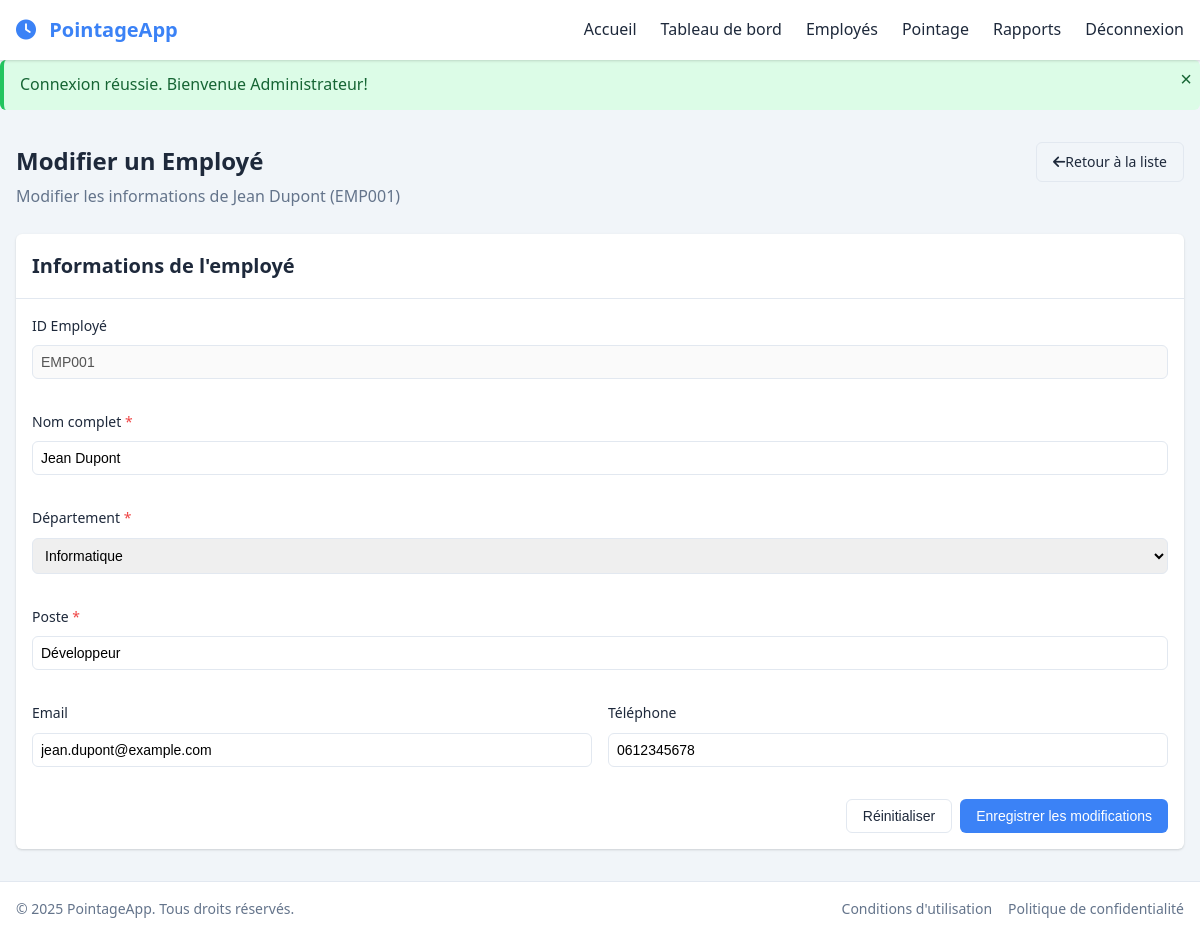
The page /employee-edit.php?id=1 (signed in) on the database its author committed.
### tables this page shows
CREATE TABLE employees (
        id INTEGER PRIMARY KEY AUTOINCREMENT,
        employee_id TEXT NOT NULL UNIQUE,
        name TEXT NOT NULL,
        department TEXT NOT NULL,
        position TEXT NOT NULL,
        email TEXT,
        phone TEXT,
        created_at TIMESTAMP DEFAULT CURRENT_TIMESTAMP
    );

### employee-edit.php (the view, shortened to what this page needs)
<?php
require_once 'config/database.php';
$employeeId = (int)$_GET['id'];
$stmt = $pdo->prepare("SELECT * FROM employees WHERE id = ?");
$stmt->execute([$employeeId]);
$employee = $stmt->fetch();
$stmt = $pdo->query("SELECT DISTINCT department FROM employees ORDER BY department");
$departments = $stmt->fetchAll(PDO::FETCH_COLUMN);
?>
<!DOCTYPE html>
<html lang="fr">
<head>
    <link rel="stylesheet" href="assets/css/style.css">
    <link rel="stylesheet" href="https://cdnjs.cloudflare.com/ajax/libs/font-awesome/6.4.0/css/all.min.css">
</head>
<body>
    <div class="container">
        <?php include 'includes/header.php'; ?>
        <main>
            <section class="page-header">
                <div class="header-content">
                    <h1>Modifier un Employé</h1>
                    <p>Modifier les informations de <?php echo $employee['name']; ?> (<?php echo $employee['employee_id']; ?>)</p>
                </div>
                <div class="header-actions">
                    <a href="employees.php" class="btn btn-outline">
                        <i class="fas fa-arrow-left"></i> Retour à la liste
                    </a>
                </div>
            </section>
            <section class="form-section">
                <div class="card">
                    <div class="card-header">
                        <h3>Informations de l'employé</h3>
                    </div>
                    <div class="card-body">
                        <form method="POST" action="" class="form">
                            <div class="form-row">
                                <div class="form-group">
                                    <label for="employee_id">ID Employé</label>
                                    <input type="text" id="employee_id" value="<?php echo $employee['employee_id']; ?>" readonly disabled>
                                </div>
                            </div>
                            <div class="form-row">
                                <div class="form-group">
                                    <label for="name">Nom complet <span class="required">*</span></label>
                                    <input type="text" id="name" name="name" value="<?php echo $employee['name']; ?>" required>
                                </div>
                            </div>
                            <div class="form-row">
                                <div class="form-group">
                                    <label for="department">Département <span class="required">*</span></label>
                                    <select id="department" name="department" required>
                                        <?php
                                        foreach ($departments as $dept):
                                            $selected = ($dept === $employee['department']) ? 'selected' : '';
                                        ?>
                                            <option value="<?php echo $dept; ?>" <?php echo $selected; ?>><?php echo $dept; ?></option>
                                        <?php endforeach; ?>
                                    </select>
                                </div>
                            </div>
                            <div class="form-row">
                                <div class="form-group">
                                    <label for="position">Poste <span class="required">*</span></label>
                                    <input type="text" id="position" name="position" value="<?php echo $employee['position']; ?>" required>
                                </div>
                            </div>
                            <div class="form-row">
                                <div class="form-group">
                                    <label for="email">Email</label>
                                    <input type="email" id="email" name="email" value="<?php echo $employee['email']; ?>">
                                </div>
                                <div class="form-group">
                                    <label for="phone">Téléphone</label>
                                    <input type="tel" id="phone" name="phone" value="<?php echo $employee['phone']; ?>">
                                </div>
                            </div>
                            <div class="form-actions">
                                <button type="reset" class="btn btn-outline">Réinitialiser</button>
                                <button type="submit" class="btn btn-primary">Enregistrer les modifications</button>
                            </div>
                        </form>
                    </div>
                </div>
            </section>
        </main>
        <?php include 'includes/footer.php'; ?>
    </div>
</body>
</html>

### assets/css/style.css (style rules this page uses)
:root { --primary-color: #3b82f6; --primary-dark: #2563eb; --primary-light: #93c5fd; --success-color: #22c55e; --danger-color: #ef4444; --warning-color: #f59e0b; --info-color: #3b82f6; --dark-color: #1e293b; --light-color: #f8fafc; --gray-color: #64748b; --gray-light: #e2e8f0; --gray-dark: #475569; --body-bg: #f1f5f9; --card-bg: #ffffff; --header-height: 60px; --footer-height: 60px; --border-radius: 0.375rem; --box-shadow: 0 1px 3px 0 rgba(0, 0, 0, 0.1), 0 1px 2px 0 rgba(0, 0, 0, 0.06); --transition: all 0.3s ease; }
* { margin: 0; padding: 0; box-sizing: border-box; }
body { font-family: "Segoe UI", Tahoma, Geneva, Verdana, sans-serif; background-color: var(--body-bg); color: var(--dark-color); line-height: 1.6; }
a { color: var(--primary-color); text-decoration: none; transition: var(--transition); }
.container { min-height: 100vh; display: flex; flex-direction: column; }
main { flex: 1; padding: 1rem; max-width: 1200px; margin: 0 auto; width: 100%; }
.btn { display: inline-flex; align-items: center; justify-content: center; padding: 0.5rem 1rem; border-radius: var(--border-radius); font-weight: 500; cursor: pointer; transition: var(--transition); border: none; font-size: 0.875rem; }
.btn-primary { background-color: var(--primary-color); color: white; }
.btn-outline { background-color: transparent; border: 1px solid var(--gray-light); color: var(--dark-color); }
.card { background-color: var(--card-bg); border-radius: var(--border-radius); box-shadow: var(--box-shadow); overflow: hidden; margin-bottom: 1rem; }
.card-header { padding: 1rem; border-bottom: 1px solid var(--gray-light); }
.card-header h3 { margin: 0; font-size: 1.25rem; font-weight: 600; }
.card-body { padding: 1rem; }
.form { width: 100%; }
.form-group { margin-bottom: 1rem; }
.form-row { display: flex; gap: 1rem; margin-bottom: 1rem; }
.form-group label { display: block; margin-bottom: 0.5rem; font-weight: 500; font-size: 0.875rem; }
.form-group input, .form-group select, .form-group textarea { width: 100%; padding: 0.5rem; border: 1px solid var(--gray-light); border-radius: var(--border-radius); font-size: 0.875rem; transition: var(--transition); }
.form-actions { display: flex; justify-content: flex-end; gap: 0.5rem; margin-top: 1rem; }
.page-header { display: flex; justify-content: space-between; align-items: flex-start; margin-bottom: 1.5rem; }
.page-header h1 { font-size: 1.5rem; margin-bottom: 0.25rem; }
.page-header p { color: var(--gray-color); }
.header-actions { display: flex; gap: 0.5rem; }
.required { color: var(--danger-color); }
@media (min-width: 768px) { .form-row { flex-direction: row; } }
@media (min-width: 768px) { .form-row .form-group { flex: 1; } }

### rows shown on the page
employees: name "Jean Dupont", employee "EMP001", position "Développeur", email "jean.dupont@example.com", phone "0612345678"

### other values the page prints
$alert['message'] "Connexion réussie. Bienvenue Administrateur!"
form field department "Informatique"
